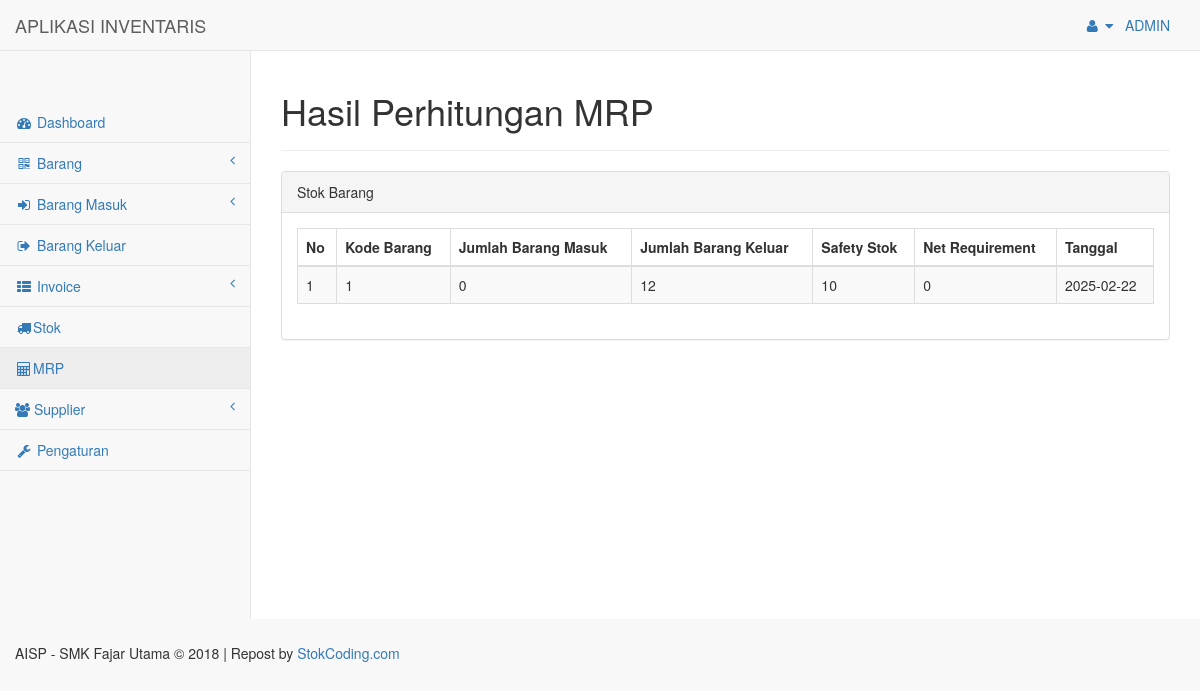
Before: /index.php?page=mrp (signed in) with the older database file.
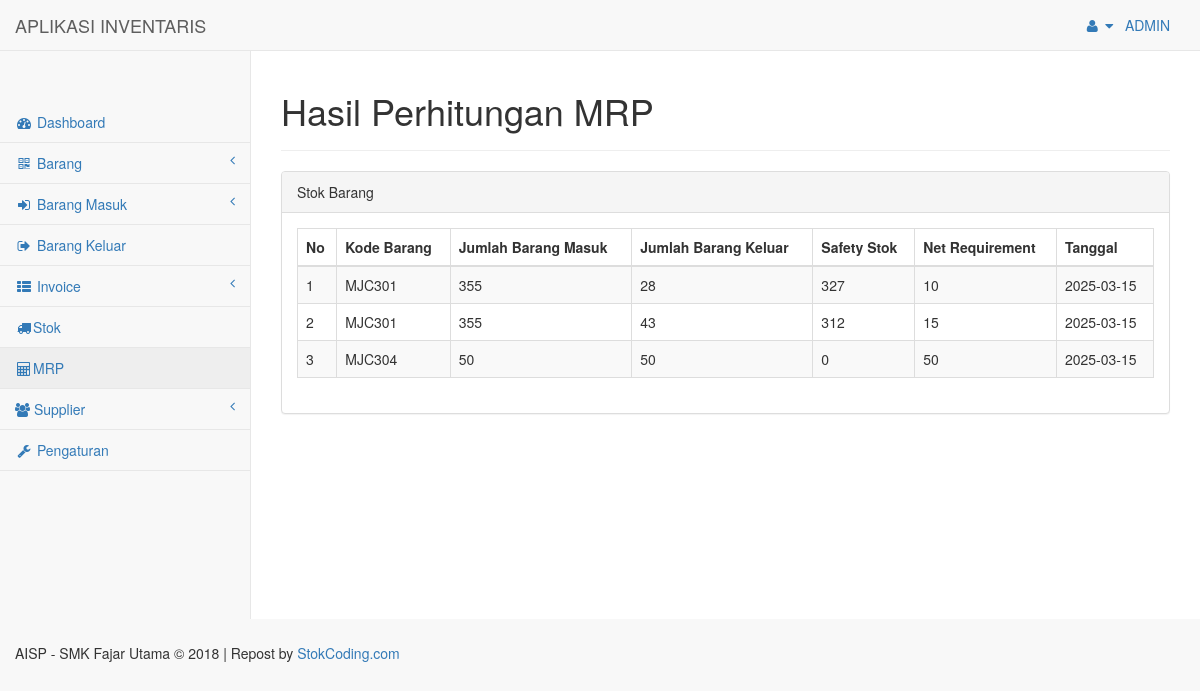
After: the same page with the newer database file.
### tables this page shows
CREATE TABLE `mrp` (
  `id` int NOT NULL,
  `kode_barang` varchar(8) DEFAULT NULL,
  `jml_barangkeluar` int DEFAULT NULL,
  `jml_barangmasuk` int DEFAULT NULL,
  `safety_stock` int DEFAULT NULL,
  `net_requirements` int DEFAULT NULL,
  `tanggal_input_mrp` date DEFAULT NULL
);

### config/Class_mrp.php (called while the page is built)
<?php
class Class_mrp{
    function tampil_mrp(){
        include("config.php");
        $sql = "select * from mrp";
        $data = mysqli_query($conn, $sql);
        $data1 = mysqli_num_rows($data);
        if ($data1 == 0) {
            echo "<div class='alert alert-danger'>Tidak ada data</div";
        } else {
            while ($d = mysqli_fetch_assoc($data)) {
                $hasil[] = $d;
            }
            return $hasil;
        }
    }
}
?>

### mrp/data_mrp.php (the view, shortened to what this page needs)
<div class="row">
    <div class="col-lg-12">
        <div class="page-header">
            <h1>Hasil Perhitungan MRP</h1>
        </div>
    </div>
</div>
<div class="row">
    <div class="col-lg-12">
        <div class="panel panel-default">
            <div class="panel-heading">
                Stok Barang
            </div>
            <div class="panel-body">
                <table width="100%" class="table table-striped table-bordered table-hover" cellpadding="0" cellspacing="0" id="dataTables-example">
                    <thead>
                        <tr>
                            <th>No</th>
                            <th>Kode Barang</th>
                            <th>Jumlah Barang Masuk</th>
                            <th>Jumlah Barang Keluar</th>
                            <th>Safety Stok</th>
                            <th>Net Requirement</th>
                            <th>Tanggal</th>
                        </tr>
                    </thead>
                    <tbody>
                        <?php
                        $no = 1;
                        if (is_array($mr->tampil_mrp()) && count($mr->tampil_mrp()) > 0) {
                            foreach ($mr->tampil_mrp() as $row) {
                        ?>
                                <tr>
                                    <td><?= $no++ ?></td>
                                    <td><?= $row['kode_barang'] ?></td>
                                    <td><?= $row['jml_barangmasuk'] ?></td>
                                    <td><?= $row['jml_barangkeluar'] ?></td>
                                    <td><?= $row['safety_stock'] ?></td>
                                    <td><?= $row['net_requirements'] ?></td>
                                    <td><?= $row['tanggal_input_mrp'] ?></td>
                                </tr>
                        <?php }
                        } ?>
                    </tbody>
                </table>
            </div>
        </div>
    </div>
</div>

### index.php (shortened to what this page needs)
<?php
include_once("config/Class_Stok.php");
include_once("config/Class_mrp.php");
$mr = new Class_mrp();
 ?>
<!DOCTYPE html>
<html lang="en">
<head>
    <?php
    include_once("includes/header.php"); ?>
</head>
<body>
    <div id="wrapper">
            <?php include_once("includes/navbar.php"); ?>
            <?php include_once("includes/sidebar.php"); ?>
        <div id="page-wrapper">
<?php
        if (isset($_GET['page']) && $_GET['page'] == "databarang") {
            include_once("pages/data_barang.php");
        }
        else if (isset($_GET['page']) && $_GET['page'] == "barangbaru") {
            include_once("pages/input_barang.php");
        }
        else if (isset($_GET['page']) && $_GET['page'] == "update") {
            include_once("pages/edit_barang.php");
        }
        else if (isset($_GET['page']) && $_GET['page'] == "barangmasuk") {
            include_once("pages/data_barangmasuk.php");
        }
        else if (isset($_GET['page']) && $_GET['page'] == "barangkeluar") {
            include_once("pages/data_barangkeluar.php");
        }
        else if (isset($_GET['page']) && $_GET['page'] == "inputbarangmasuk") {
            include_once("pages/input_barangmasuk.php");
        }
        else if (isset($_GET['page']) && $_GET['page'] == "peminjaman") {
            include_once("pages/data_peminjaman.php");
        }
        else if (isset($_GET['page']) && $_GET['page'] == "formpeminjaman") {
            include_once("pages/form_peminjaman.php");
        }
        else if (isset($_GET['page']) && $_GET['page'] == "datastok") {
            include_once("stok/data_stok.php");
        }
        else if (isset($_GET['page']) && $_GET['page'] == "mrp") {
            include_once("mrp/data_mrp.php");
        }
 ?>
        </div>
    </div>
   <?php include_once("includes/footer.php"); ?>
</body>
</html>

### includes/header.php
<link href="vendor/bootstrap/css/bootstrap.min.css" rel="stylesheet">
<link href="vendor/metisMenu/metisMenu.min.css" rel="stylesheet">
<link href="dist/css/sb-admin-2.css" rel="stylesheet">
<link href="vendor/morrisjs/morris.css" rel="stylesheet">
<link href="vendor/font-awesome/css/font-awesome.min.css" rel="stylesheet" type="text/css">

### includes/navbar.php (shortened to what this page needs)
<nav class="navbar navbar-default navbar-static-top" role="navigation" style="margin-bottom: 0">
    <div class="navbar-header">
        <a class="navbar-brand" href="index.php">APLIKASI INVENTARIS</a>
    </div>
    <ul class="nav navbar-top-links navbar-right">
        <li class="dropdown">
            <a class="dropdown-toggle" data-toggle="dropdown" href="#">
                <i class="fa fa-user fa-fw"></i> <i class="fa fa-caret-down"></i>&nbsp;&nbsp;&nbsp;<span class="text-uppercase"><?=$_SESSION["username"]?></span>
            </a>
        </li>
    </ul>
</nav>

### includes/sidebar.php (shortened to what this page needs)
<div class="navbar-default sidebar" role="navigation">
    <div class="sidebar-nav navbar-collapse">
        <ul class="nav" id="side-menu">
            <li>
                <a href="index.php"><i class="fa fa-dashboard fa-fw"></i> Dashboard</a>
            </li>
            <li>
                <a href="#"><i class="fa fa-qrcode fa-fw"></i> Barang<span class="fa arrow"></span></a>
            </li>
            <li>
                <a href="#"><i class="fa fa-sign-in fa-fw"></i> Barang Masuk<span class="fa arrow"></span></a>
            </li>
            <li>
                <a href="index.php?page=barangkeluar"><i class="fa fa-sign-out fa-fw"></i> Barang Keluar</a>
            </li>
            <li>
                <a href="#"><i class="fa fa-th-list fa-fw"></i> Invoice<span class="fa arrow"></span></a>
            </li>
            <li>
                <a href="index.php?page=datastok"><i class="fa fa-truck fa-fw"></i>Stok</a>
            </li>
            <li>
                <a href="index.php?page=mrp"><i class="fa fa-calculator fa-fw"></i>MRP</a>
            </li>
            <li>
                <a href="#"><i class="fa fa-th-list fa-users"></i> Supplier<span class="fa arrow"></span></a>
            </li>
            <li>
                <a href="index.php?page=pengaturan"><i class="fa fa-wrench fa-fw"></i> Pengaturan</a>
            </li>
        </ul>
    </div>
</div>

### includes/footer.php (shortened to what this page needs)
<footer class="col-sm-12" style="margin-top: 2%;">
    <span>AISP - SMK Fajar Utama &copy; 2018 | Repost by <a href="https://stokcoding.com/" title="StokCoding.com" target="_blank">StokCoding.com</a></span>
</footer>

Changed rows visible on the page:
removed mrp: kode_barang "1", jml_barangmasuk "0", jml_barangkeluar "12", safety_stock "10", net_requirements "0", tanggal_input_mrp "2025-02-22"
added mrp: kode_barang "MJC301", jml_barangmasuk "355", jml_barangkeluar "28", safety_stock "327", net_requirements "10", tanggal_input_mrp "2025-03-15"
added mrp: kode_barang "MJC301", jml_barangmasuk "355", jml_barangkeluar "43", safety_stock "312", net_requirements "15", tanggal_input_mrp "2025-03-15"
added mrp: kode_barang "MJC304", jml_barangmasuk "50", jml_barangkeluar "50", safety_stock "0", net_requirements "50", tanggal_input_mrp "2025-03-15"
